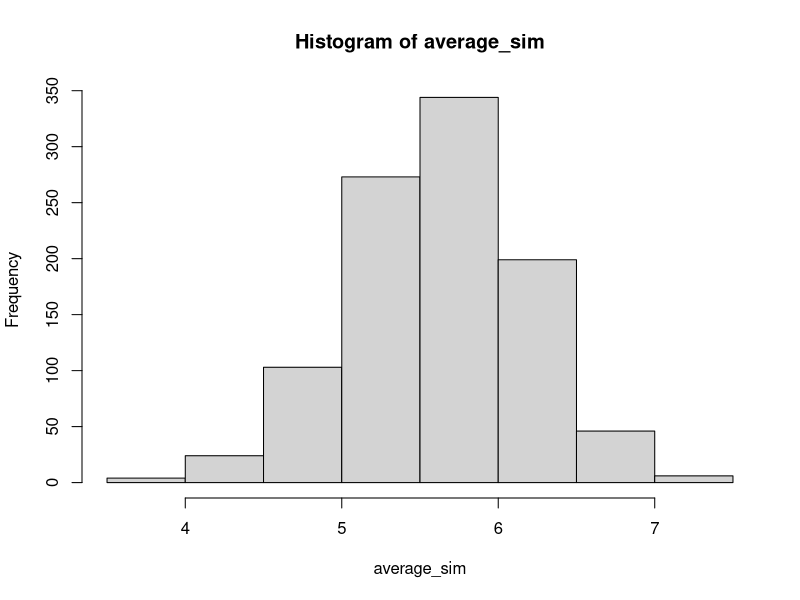

Write R code to recreate this figure.
### Simple bootstrap

data<-c(2,9,7,6,5.5,6.4,4,6.1,5.2,4.9)   # your data here

# what are you calculating? In the example below, just the mean of the data

average<-mean(data)

num_sim <- 999  #number of simulation
average_sim<-as.numeric()  
for (i in 1:num_sim){
  replicates_sim<-sample(data, length(data), replace=TRUE)  #shuffle data
  average_sim[i]<-mean(replicates_sim)  # use the same formula as in line 7 here
}

average<-mean(average_sim);average  #new average
inter_sup<-quantile(average_sim,0.975);inter_sup  # 95% sup interval

inter_inf<-quantile(average_sim,0.025);inter_inf  # 95% inf interval

hist(average_sim)